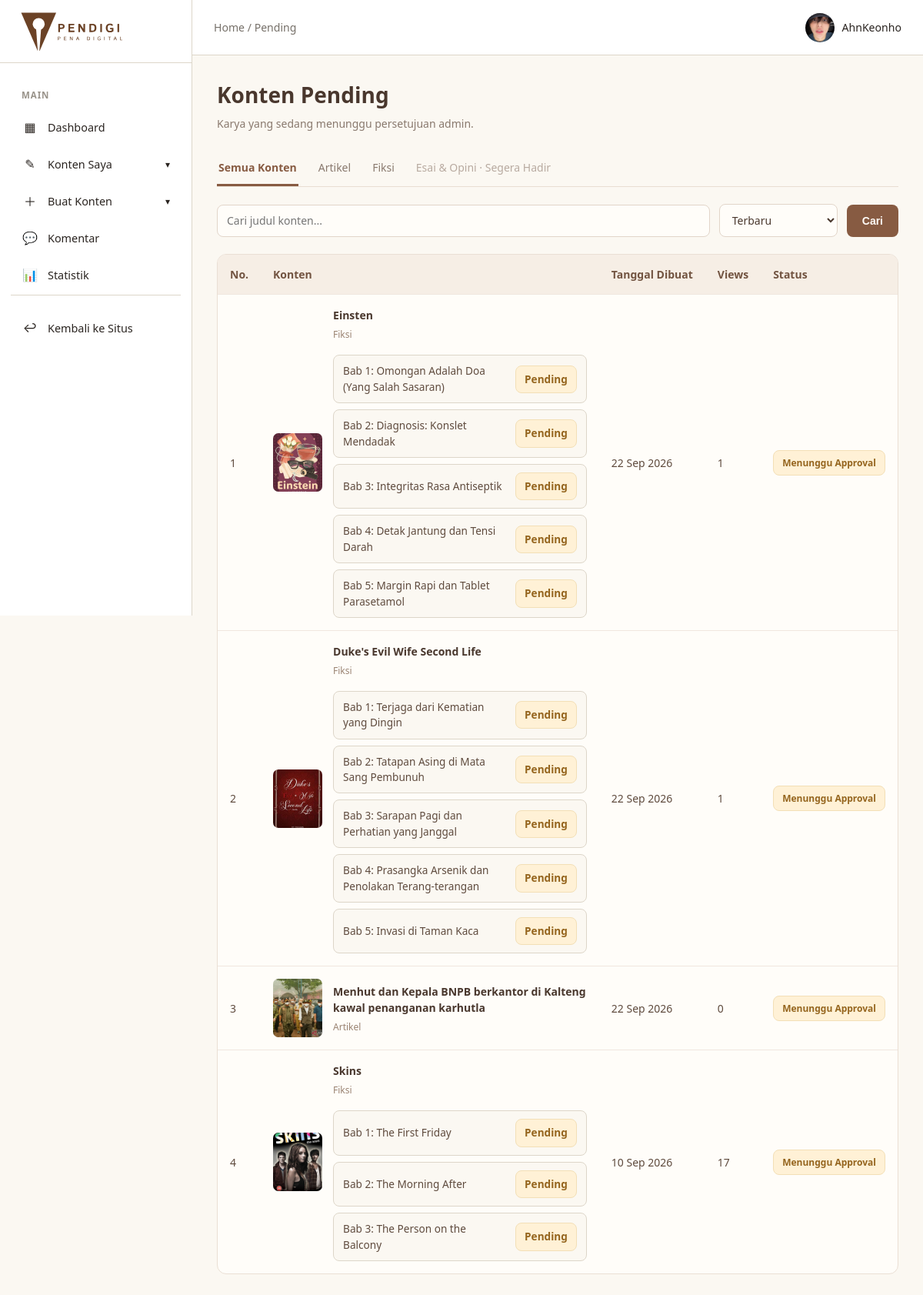
Page /accounts/dashboard/penulis/pending/ (signed in) on the committed database.
### accounts/models.py (models this page shows, shortened)
class Users(AbstractUser):
    role = models.CharField(
        max_length=20,
        choices=Role.choices,
        default=Role.PEMBACA
    )
    status_kontributor = models.CharField(
        max_length=20,
        choices=StatusKontributor.choices,
        default=StatusKontributor.NONE
    )
    profile_picture = models.ImageField(upload_to='profile_pictures/', null=True, blank=True)
    bio = models.CharField(max_length=150, blank=True)
    banner_picture = models.ImageField(
        upload_to='profile_banners/',
        blank=True,
        null=True,
    )
    publisher_id = models.CharField(
        max_length=20,
        unique=True,
        null=True,
        blank=True,
        verbose_name='ID Publisher',
    )

### fiction/models.py (models this page shows, shortened)
class Stories(models.Model):
    author = models.ForeignKey(
        Users, on_delete=models.CASCADE,
        limit_choices_to={'status_kontributor': StatusKontributor.APPROVED},
        related_name='stories'
    )
    title = models.CharField(max_length=150)
    cover = models.ImageField(upload_to='stories/covers/', null=True, blank=True)
    description = models.TextField()
    genre = models.CharField(max_length=20, choices=GenreFiksi.choices)
    tags = models.CharField(max_length=200, blank=True, help_text="Pisahkan tag dengan spasi")
    target_pembaca = models.CharField(max_length=20, choices=TargetPembaca.choices, default=TargetPembaca.UMUM)
    status = models.CharField(max_length=20, choices=StatusStory.choices, default=StatusStory.PENDING)
    is_completed = models.BooleanField(default=False)
    views_count = models.PositiveIntegerField(default=0)
    created_at = models.DateTimeField(auto_now_add=True)
    published_at = models.DateTimeField(null=True, blank=True)
    class Meta:
        ordering = ['-created_at']
        verbose_name_plural = "Stories"

class Chapters(models.Model):
    story = models.ForeignKey(
        Stories,
        on_delete=models.CASCADE,
        related_name='chapters'
    )
    chapter_number = models.PositiveIntegerField()
    title = models.CharField(max_length=150)
    content = models.TextField()
    status = models.CharField(
        max_length=10,
        choices=StatusChapter.choices,
        default=StatusChapter.PENDING
    )
    rejection_reason = models.TextField(blank=True, default='')
    views_count = models.PositiveIntegerField(default=0)
    created_at = models.DateTimeField(auto_now_add=True)
    updated_at = models.DateTimeField(auto_now=True)
    class Meta:
        ordering = ['chapter_number']
        constraints = [
            models.UniqueConstraint(
                fields=['story', 'chapter_number'],
                name='unique_story_chapter_number'
            )
        ]

### articles/models.py (models this page shows, shortened)
class Articles(models.Model):
    title = models.CharField(max_length=100)
    thumbnail = models.ImageField(upload_to='articles/thumbnails/', null=True, blank=True)
    content = models.TextField()
    category = models.ForeignKey(Categories, on_delete=models.CASCADE, related_name='articles')
    contributor = models.ForeignKey(
        Users, on_delete=models.CASCADE,
        limit_choices_to={'status_kontributor': StatusKontributor.APPROVED},
        related_name='articles'
    )
    status = models.CharField(
        max_length=20,
        choices=StatusArticle.choices,
        default=StatusArticle.PENDING
    )
    rejection_reason = models.TextField(blank=True)
    is_featured = models.BooleanField(default=False)
    views_count = models.PositiveIntegerField(default=0)
    published_at = models.DateTimeField(null=True, blank=True)
    created_at = models.DateTimeField(auto_now_add=True)
    class Meta:
        ordering = ['-created_at']

### accounts/views.py (the view)
# urls.py: path('dashboard/penulis/pending/', author_pending_content, name='author_pending_content'),
@login_required
def author_pending_content(request):
    if request.user.status_kontributor != StatusKontributor.APPROVED:
        return redirect('articles:article_list')
    content_type = request.GET.get('jenis', 'semua')
    search_query = request.GET.get('q', '').strip()
    sort_by = request.GET.get('sort', 'terbaru')
    if content_type not in ['semua', 'artikel', 'fiksi']:
        content_type = 'semua'
    if sort_by not in ['terbaru', 'terlama', 'views']:
        sort_by = 'terbaru'
    contents = []
    if content_type in ['semua', 'artikel']:
        articles = Articles.objects.filter(
            contributor=request.user,
            status=StatusArticle.PENDING
        )
        if search_query:
            articles = articles.filter(title__icontains=search_query)
        for article in articles:
            contents.append({
                'id': article.pk,
                'title': article.title,
                'thumbnail': article.thumbnail,
                'views': article.views_count,
                'created_at': article.created_at,
                'type': 'artikel',
                'status': 'Menunggu Approval',
            })
    if content_type in ['semua', 'fiksi']:
        stories = Stories.objects.filter(
            author=request.user
        )
        if search_query:
            stories = stories.filter(title__icontains=search_query)
        for story in stories:
            pending_chapters = story.chapters.filter(
                status=StatusChapter.PENDING
            )
            if pending_chapters.exists():
                contents.append({
                    'id': story.pk,
                    'title': story.title,
                    'thumbnail': story.cover,
                    'views': story.views_count,
                    'created_at': story.created_at,
                    'type': 'fiksi',
                    'status': 'Menunggu Approval',
                    'chapters': pending_chapters,
                })
    if sort_by == 'terbaru':
        contents.sort(key=lambda item: item['created_at'], reverse=True)
    elif sort_by == 'terlama':
        contents.sort(key=lambda item: item['created_at'])
    elif sort_by == 'views':
        contents.sort(key=lambda item: item['views'], reverse=True)
    paginator = Paginator(contents, 10)
    page_obj = paginator.get_page(request.GET.get('page'))
    return render(request, 'accounts/author_pending_content.html', {
        'page_obj': page_obj,
        'content_type': content_type,
        'search_query': search_query,
        'sort_by': sort_by,
        'total_contents': len(contents),
        'breadcrumb': 'Pending',
        'active_menu': 'pending',
    })

### accounts/templates/accounts/author_pending_content.html (shortened to what this page needs)
{% extends 'author_base.html' %}
{% block author_content %}
<section class="my-content-page">
    <div class="my-content-header">
        <div>
            <h1>Konten Pending</h1>
            <p>Karya yang sedang menunggu persetujuan admin.</p>
        </div>
    </div>
    <nav class="my-content-tabs">
        <a href="?jenis=semua"
           class="{% if content_type == 'semua' %}active{% endif %}">
            Semua Konten
        </a>
        <a href="?jenis=artikel"
           class="{% if content_type == 'artikel' %}active{% endif %}">
            Artikel
        </a>
        <a href="?jenis=fiksi"
           class="{% if content_type == 'fiksi' %}active{% endif %}">
            Fiksi
        </a>
        <span class="disabled-tab">
            Esai &amp; Opini · Segera Hadir
        </span>
    </nav>
    <form method="get" class="my-content-toolbar">
        <input
            type="search"
            name="q"
            value="{{ search_query }}"
            placeholder="Cari judul konten..."
        >
        <select name="sort">
            <option value="terbaru"
                {% if sort_by == 'terbaru' %}selected{% endif %}>
                Terbaru
            </option>
        </select>
        <button type="submit">Cari</button>
    </form>
    <div class="my-content-table-wrapper">
        <table class="my-content-table">
            <thead>
                <tr>
                    <th>No.</th>
                    <th>Konten</th>
                    <th>Tanggal Dibuat</th>
                    <th>Views</th>
                    <th>Status</th>
                </tr>
            </thead>
            <tbody>
                {% for content in page_obj %}
                <tr>
                    <td>
                        {{ page_obj.start_index|add:forloop.counter0 }}
                    </td>
                    <td>
                        <div class="my-content-info">
                            {% if content.thumbnail %}
                                <img
                                    src="{{ content.thumbnail.url }}"
                                    alt="{{ content.title }}"
                                    class="my-content-thumbnail"
                                >
                            {% else %}
                                <div class="my-content-thumbnail placeholder">
                                    Tanpa gambar
                                </div>
                            {% endif %}
                            <div class="my-content-title">
                                <strong>{{ content.title }}</strong>
                                <small>
                                    {% if content.type == 'artikel' %}
                                        Artikel
                                    {% else %}
                                        Fiksi
                                    {% endif %}
                                </small>
                                {% if content.type == 'fiksi' %}
                                    <div class="story-chapter-list">
                                        {% for chapter in content.chapters %}
                                            <div class="story-chapter-item">
                                                <span>
                                                    Bab {{ chapter.chapter_number }}:
                                                    {{ chapter.title }}
                                                </span>
                                                <span class="content-status pending-status">
                                                    Pending
                                                </span>
                                            </div>
                                        {% endfor %}
                                    </div>
                                {% endif %}
                            </div>
                        </div>
                    </td>
                    <td>{{ content.created_at|date:"d M Y" }}</td>
                    <td>{{ content.views }}</td>
                    <td>
                        <span class="content-status pending-status">
                            {{ content.status }}
                        </span>
                    </td>
                </tr>
                {% empty %}
                <tr>
                    <td colspan="5" class="my-content-empty">
                        Tidak ada karya yang sedang menunggu persetujuan.
                    </td>
                </tr>
                {% endfor %}
            </tbody>
        </table>
    </div>
</section>
{% endblock %}

### templates/author_base.html (shortened to what this page needs)
{% extends 'base.html' %}
{% load static %}
{% block extra_css %}
<link rel="stylesheet" href="{% static 'css/author-dashboard.css' %}">
{% endblock %}
{% block body %}
<div class="author-layout">
    <aside class="author-sidebar">
        <div class="author-sidebar-header">
            <a href="{% url 'articles:article_list' %}">
                <img
                    src="{% static 'images/pendigi-logo-tulisan.svg' %}"
                    alt="Pena Digital"
                    class="author-logo"
                >
            </a>
        </div>
        <nav class="author-nav">
            <span class="author-nav-group-label">
                MAIN
            </span>
            <a
                href="{% url 'author_dashboard' %}"
                class="author-nav-link {% if active_menu == 'dashboard' %}is-active{% endif %}"
            >
                <span class="author-nav-icon">▦</span>
                <span>Dashboard</span>
            </a>
            <div
                class="author-nav-dropdown
                {% if active_menu == 'content' %}is-open{% endif %}"
            >
                <button
                    type="button"
                    class="author-nav-link author-nav-dropdown-toggle"
                    aria-expanded="{% if active_menu == 'content' %}true{% else %}false{% endif %}"
                >
                    <span class="author-nav-icon">✎</span>
                    <span class="author-nav-link-text">
                        Konten Saya
                    </span>
                    <span class="author-nav-caret">
                        ▾
                    </span>
                </button>
            </div>
            <div class="author-nav-dropdown
                {% if active_menu == 'create_content' %}is-open{% endif %}">
                <button
                    type="button"
                    class="author-nav-link author-nav-dropdown-toggle
                    {% if active_menu == 'create_content' %}is-active{% endif %}"
                    aria-expanded="{% if active_menu == 'create_content' %}true{% else %}false{% endif %}"
                >
                    <span class="author-nav-icon">＋</span>
                    <span class="author-nav-link-text">
                        Buat Konten
                    </span>
                    <span class="author-nav-caret">▾</span>
                </button>
            </div>
            <a
                href="#"
                class="author-nav-link"
            >
                <span class="author-nav-icon">💬</span>
                <span>Komentar</span>
            </a>
            <a
                href="#"
                class="author-nav-link"
            >
                <span class="author-nav-icon">📊</span>
                <span>Statistik</span>
            </a>
            <div class="author-nav-settings">
                <a
                    href="{% url 'articles:article_list' %}"
                    class="author-nav-link"
                >
                    <span class="author-nav-icon">↩</span>
                    <span>Kembali ke Situs</span>
                </a>
            </div>
        </nav>
    </aside>
    <div class="author-main">
        <header class="author-topbar">
            <div class="author-topbar-left">
                <div class="author-breadcrumb">
                    Home / {{ breadcrumb|default:'Dashboard' }}
                </div>
            </div>
            <div class="author-profile">
                {% if user.profile_picture %}
                    <img
                        src="{{ user.profile_picture.url }}"
                        alt="{{ user.username }}"
                        class="author-profile-avatar"
                    >
                {% else %}
                    <div class="author-profile-avatar author-avatar-placeholder">
                        {{ user.username|first|upper }}
                    </div>
                {% endif %}
                <span class="author-profile-name">
                    {{ user.username }}
                </span>
            </div>
        </header>
        <main class="author-content">
            {% block author_content %}
            {% endblock %}
        </main>
    </div>
</div>
{% endblock %}

### rows in the picture
Users: profile_picture (picture), username "AhnKeonho"
Stories: title "Einsten", created_at "22 Sep 2026"
Chapters: chapter_number "1", title "Omongan Adalah Doa (Yang Salah Sasaran)"
Chapters: chapter_number "2", title "Diagnosis: Konslet Mendadak"
Chapters: chapter_number "3", title "Integritas Rasa Antiseptik"
Chapters: chapter_number "4", title "Detak Jantung dan Tensi Darah"
Chapters: chapter_number "5", title "Margin Rapi dan Tablet Parasetamol"
Stories: title "Duke's Evil Wife Second Life", created_at "22 Sep 2026"
Chapters: chapter_number "1", title "Terjaga dari Kematian yang Dingin"
Chapters: chapter_number "2", title "Tatapan Asing di Mata Sang Pembunuh"
Chapters: chapter_number "3", title "Sarapan Pagi dan Perhatian yang Janggal"
Chapters: chapter_number "4", title "Prasangka Arsenik dan Penolakan Terang-terangan"
Chapters: chapter_number "5", title "Invasi di Taman Kaca"
Articles: title "Menhut dan Kepala BNPB berkantor di Kalteng kawal penanganan karhutla", created_at "22 Sep 2026"
Stories: title "Skins", created_at "10 Sep 2026"
Chapters: chapter_number "1", title "The First Friday"
Chapters: chapter_number "2", title "The Morning After"
Chapters: chapter_number "3", title "The Person on the Balcony"

### other values in the picture
{{ breadcrumb|default:'Dashboard' }} "Pending"
{{ page_obj.start_index|add:forloop.counter0 }} "1" "2" "3" "4"
{{ content.views }} "1" "1" "0" "17"
{{ content.status }} "Menunggu Approval" "Menunggu Approval" "Menunggu Approval" "Menunggu Approval"
